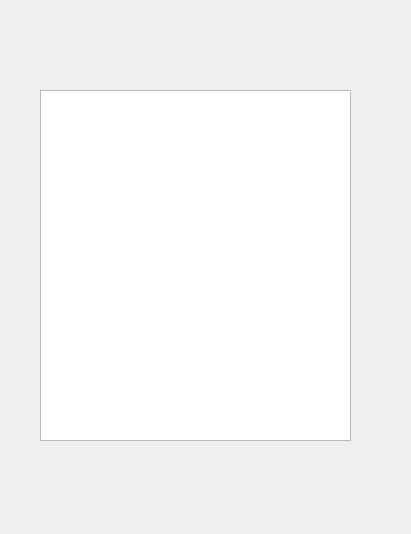
<?xml version="1.0" encoding="UTF-8"?>
<ui version="4.0">
 <class>CategoryChoice</class>
 <widget class="QWidget" name="CategoryChoice">
  <property name="geometry">
   <rect>
    <x>0</x>
    <y>0</y>
    <width>411</width>
    <height>534</height>
   </rect>
  </property>
  <property name="windowTitle">
   <string>CategoryChoice</string>
  </property>
  <widget class="QListWidget" name="m_pList">
   <property name="geometry">
    <rect>
     <x>40</x>
     <y>90</y>
     <width>311</width>
     <height>351</height>
    </rect>
   </property>
   <property name="font">
    <font>
     <pointsize>12</pointsize>
     <weight>50</weight>
     <bold>false</bold>
    </font>
   </property>
  </widget>
 </widget>
 <resources/>
 <connections/>
</ui>
